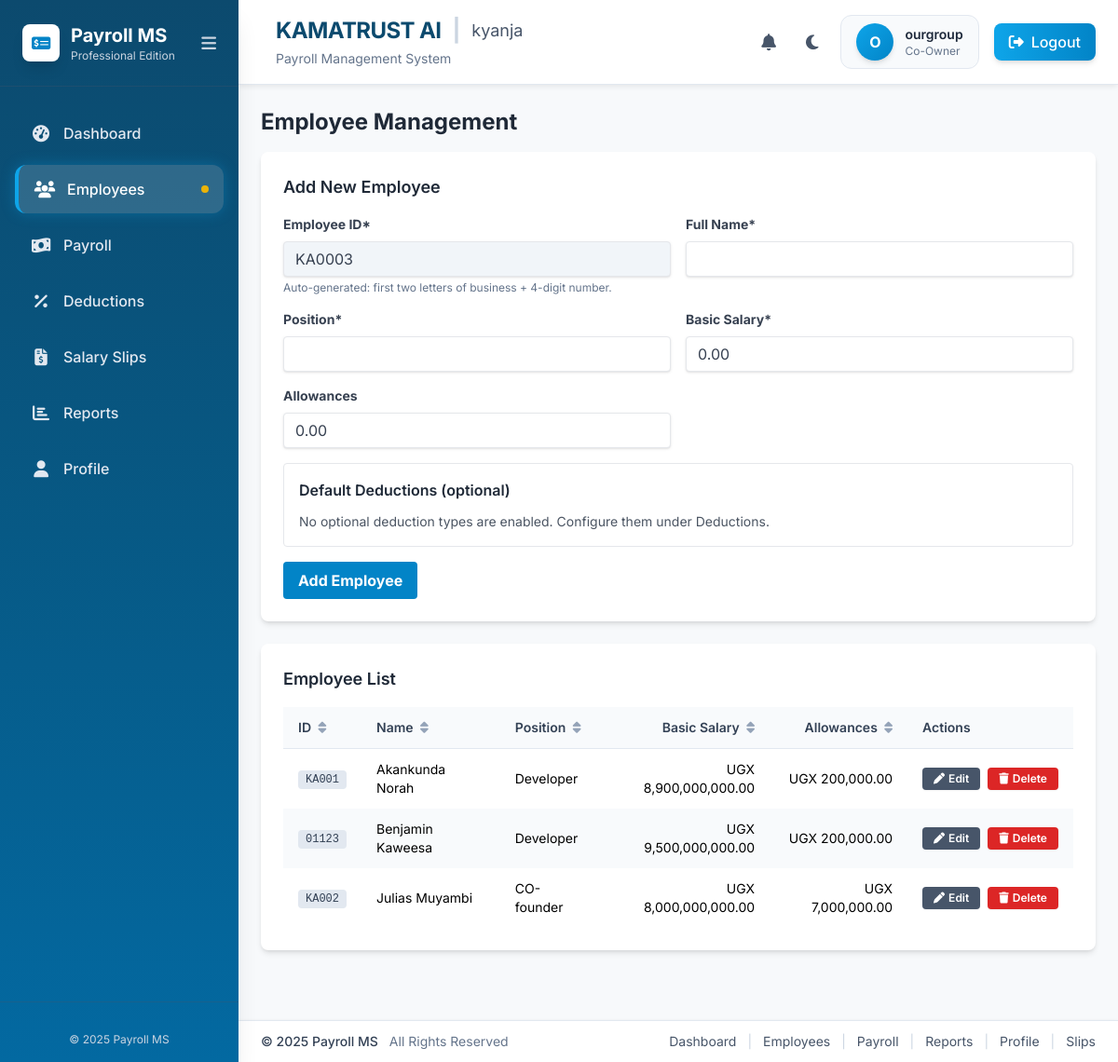
The app's page /pyroll_ms_user/employees.php (signed in) with its own data.
### tables this page shows
CREATE TABLE `employees` (
  `id` int NOT NULL,
  `employee_id` varchar(20) NOT NULL,
  `business_id` int NOT NULL,
  `name` varchar(100) NOT NULL,
  `position` varchar(100) NOT NULL,
  `basic_salary` decimal(15,2) NOT NULL,
  `allowances` decimal(15,2) NOT NULL,
  `created_at` timestamp NULL DEFAULT CURRENT_TIMESTAMP,
  `updated_at` timestamp NULL DEFAULT CURRENT_TIMESTAMP ON UPDATE CURRENT_TIMESTAMP
);

### pyroll_ms_user/employees.php (the view, shortened to what this page needs)
<?php
$business_id = $_SESSION['business_id'];
$business_name = isset($_SESSION['business_name']) ? $_SESSION['business_name'] : 'Business';
$name = $position = $employee_id = "";
$basic_salary = $allowances = 0;
$edit_id = null;
function generateNextEmployeeId($conn, $business_id, $business_name) {
    $prefix = strtoupper(substr(preg_replace('/[^A-Za-z]/', '', $business_name), 0, 2));
    $sql = "SELECT MAX(CAST(SUBSTRING(employee_id, 3) AS UNSIGNED)) AS max_num FROM employees WHERE business_id = ? AND employee_id LIKE CONCAT(?, '%')";
    $stmt = $conn->prepare($sql);
    $stmt->bind_param("is", $business_id, $prefix);
    $stmt->execute();
    $res = $stmt->get_result();
    $row = $res->fetch_assoc();
    $maxNum = isset($row['max_num']) ? (int)$row['max_num'] : 0;
    $nextNum = $maxNum + 1;
    $formatted = sprintf('%04d', $nextNum);
    return $prefix . $formatted;
}
if ($edit_id === null && empty($employee_id)) {
    $conn = getConnection();
    $employee_id = generateNextEmployeeId($conn, $business_id, $business_name);
}
?>
<div class="mb-6">
    <h2 class="text-2xl font-bold text-gray-800 mb-4">Employee Management</h2>
    <div class="bg-white rounded-lg shadow-md p-6 mb-6">
        <h3 class="text-lg font-semibold text-gray-800 mb-4">
            <?php echo $edit_id ? 'Edit Employee' : 'Add New Employee'; ?>
        </h3>
        <form action="<?php echo htmlspecialchars($_SERVER["PHP_SELF"]); ?>" method="post">
            <div class="grid grid-cols-1 md:grid-cols-2 gap-4 mb-4">
                <div>
                    <label for="employee_id" class="block text-gray-700 text-sm font-bold mb-2">Employee ID*</label>
                    <input type="text" id="employee_id" name="employee_id" value="<?php echo htmlspecialchars($employee_id); ?>" class="shadow appearance-none border rounded w-full py-2 px-3 text-gray-700 leading-tight focus:outline-none focus:shadow-outline bg-slate-100 cursor-not-allowed" readonly>
                    <p class="text-xs text-slate-500 mt-1">Auto-generated: first two letters of business + 4-digit number.</p>
                </div>
                <div>
                    <label for="name" class="block text-gray-700 text-sm font-bold mb-2">Full Name*</label>
                    <input type="text" id="name" name="name" value="<?php echo htmlspecialchars($name); ?>" class="shadow appearance-none border rounded w-full py-2 px-3 text-gray-700 leading-tight focus:outline-none focus:shadow-outline" required>
                </div>
                <div>
                    <label for="position" class="block text-gray-700 text-sm font-bold mb-2">Position*</label>
                    <input type="text" id="position" name="position" value="<?php echo htmlspecialchars($position); ?>" class="shadow appearance-none border rounded w-full py-2 px-3 text-gray-700 leading-tight focus:outline-none focus:shadow-outline" required>
                </div>
                <div>
                    <label for="basic_salary" class="block text-gray-700 text-sm font-bold mb-2">Basic Salary*</label>
                    <input type="text" id="basic_salary" name="basic_salary" value="<?php echo htmlspecialchars(number_format((float)$basic_salary, 2)); ?>" inputmode="decimal" pattern="[0-9,\.]*" class="shadow appearance-none border rounded w-full py-2 px-3 text-gray-700 leading-tight focus:outline-none focus:shadow-outline" placeholder="8,900,000,000.00" required autocomplete="off">
                </div>
                <div>
                    <label for="allowances" class="block text-gray-700 text-sm font-bold mb-2">Allowances</label>
                    <input type="text" id="allowances" name="allowances" placeholder="50,000.00" value="<?php echo htmlspecialchars(number_format((float)$allowances, 2)); ?>" inputmode="decimal" pattern="[0-9,\.]*" class="shadow appearance-none border rounded w-full py-2 px-3 text-gray-700 leading-tight focus:outline-none focus:shadow-outline" autocomplete="off">
                </div>
            </div>
            <?php if (!$edit_id): ?>
            <div class="border rounded p-4 mb-4">
                <h4 class="text-md font-semibold text-gray-800 mb-3">Default Deductions (optional)</h4>
                <?php
                    $connTypes = getConnection();
                    $typesStmt = $connTypes->prepare("SELECT id, name, code FROM deduction_types WHERE business_id = ? AND enabled = 1 AND statutory = 0 ORDER BY name");
                    $typesStmt->bind_param("i", $business_id);
                    $typesStmt->execute();
                    $typesRes = $typesStmt->get_result();
                ?>
                <?php if ($typesRes->num_rows > 0): ?>
                    <div class="grid grid-cols-1 md:grid-cols-3 gap-2">
                        <?php while ($t = $typesRes->fetch_assoc()): ?>
                            <label class="inline-flex items-center space-x-2 py-1">
                                <input type="checkbox" name="default_deductions[]" value="<?php echo (int)$t['id']; ?>" class="form-checkbox">
                                <span><?php echo htmlspecialchars($t['name']); ?> <span class="text-xs text-gray-500">(<?php echo htmlspecialchars($t['code']); ?>)</span></span>
                            </label>
                        <?php endwhile; ?>
                    </div>
                <?php else: ?>
                    <p class="text-sm text-gray-600">No optional deduction types are enabled. Configure them under Deductions.</p>
                <?php endif; ?>
            </div>
            <?php endif; ?>
            <div class="flex items-center justify-between">
                <button type="submit" name="save_employee" class="bg-primary-600 hover:bg-primary-700 text-white font-bold py-2 px-4 rounded focus:outline-none focus:shadow-outline">
                    <?php echo $edit_id ? 'Update Employee' : 'Add Employee'; ?>
                </button>
            </div>
        </form>
    </div>
    <div class="bg-white rounded-lg shadow-md p-6">
        <h3 class="text-lg font-semibold text-gray-800 mb-4">Employee List</h3>
        <?php
        $conn = getConnection();
        $sql = "SELECT * FROM employees WHERE business_id = ? ORDER BY name";
        $stmt = $conn->prepare($sql);
        $stmt->bind_param("i", $business_id);
        $stmt->execute();
        $result = $stmt->get_result();
        if ($result->num_rows > 0) {
            echo '<div class="overflow-x-auto">';
            echo '<table id="employeeListTable" class="min-w-full divide-y divide-slate-200 text-sm sortable-table">';
            echo '<thead class="bg-slate-50">';
            echo '<tr>';
            echo '<th class="py-3 px-4 text-left text-slate-700 font-semibold cursor-pointer sortable-th" data-type="string">ID <i class="fas fa-sort ml-1 text-slate-400"></i></th>';
            echo '<th class="py-3 px-4 text-left text-slate-700 font-semibold cursor-pointer sortable-th" data-type="string">Name <i class="fas fa-sort ml-1 text-slate-400"></i></th>';
            echo '<th class="py-3 px-4 text-left text-slate-700 font-semibold cursor-pointer sortable-th" data-type="string">Position <i class="fas fa-sort ml-1 text-slate-400"></i></th>';
            echo '<th class="py-3 px-4 text-right text-slate-700 font-semibold cursor-pointer sortable-th" data-type="number">Basic Salary <i class="fas fa-sort ml-1 text-slate-400"></i></th>';
            echo '<th class="py-3 px-4 text-right text-slate-700 font-semibold cursor-pointer sortable-th" data-type="number">Allowances <i class="fas fa-sort ml-1 text-slate-400"></i></th>';
            echo '<th class="py-3 px-4 text-left text-slate-700 font-semibold">Actions</th>';
            echo '</tr>';
            echo '</thead>';
            echo '<tbody>';
            while ($row = $result->fetch_assoc()) {
                echo '<tr class="odd:bg-white even:bg-slate-50 hover:bg-slate-100 transition-colors">';
                echo '<td class="py-3 px-4" data-sort-value="' . htmlspecialchars($row['employee_id']) . '"><span class="inline-flex items-center px-2 py-0.5 rounded bg-slate-200 text-slate-700 font-mono text-xs">' . htmlspecialchars($row['employee_id']) . '</span></td>';
                echo '<td class="py-3 px-4" data-sort-value="' . htmlspecialchars($row['name']) . '">' . htmlspecialchars($row['name']) . '</td>';
                echo '<td class="py-3 px-4" data-sort-value="' . htmlspecialchars($row['position']) . '">' . htmlspecialchars($row['position']) . '</td>';
                echo '<td class="py-3 px-4 text-right" data-sort-value="' . (float)$row['basic_salary'] . '">UGX ' . number_format($row['basic_salary'], 2) . '</td>';
                echo '<td class="py-3 px-4 text-right" data-sort-value="' . (float)$row['allowances'] . '">UGX ' . number_format($row['allowances'], 2) . '</td>';
                echo '<td class="py-3 px-4 whitespace-nowrap" style="white-space: nowrap;">';
echo '<div class="flex items-center space-x-2">';
echo '<form method="post" class="inline-block">';
echo '<button type="submit" name="edit_employee" class="inline-flex items-center bg-slate-600 hover:bg-slate-700 text-white text-xs font-semibold px-3 py-1 rounded shadow-sm" title="Edit">';
echo '<i class="fas fa-pen mr-1"></i> Edit';
echo '</button>';
echo '</form>';
echo '<form method="post" class="inline-block">';
echo '<button type="button" data-action="delete-employee" class="inline-flex items-center bg-red-600 hover:bg-red-700 text-white text-xs font-semibold px-3 py-1 rounded shadow-sm" title="Delete">';
echo '<i class="fas fa-trash mr-1"></i> Delete';
echo '</button>';
echo '</form>';
echo '</div>';
                echo '</td>';
                echo '</tr>';
            }
            echo '</tbody>';
            echo '</table>';
            echo '</div>';
        } else {
            echo '<div class="text-center py-4 text-gray-500">';
            echo '<p>No employees found.</p>';
            echo '<p class="mt-2">Add your first employee using the form above.</p>';
            echo '</div>';
        }
        ?>
    </div>
</div>
<?php
include 'includes/layout.php';
?>

### records on screen
employees: employee "KA001", name "Akankunda Norah", position "Developer", basic_salary "8,900,000,000.00", allowances "200,000.00"
employees: employee "01123", name "Benjamin Kaweesa", position "Developer", basic_salary "9,500,000,000.00", allowances "200,000.00"
employees: employee "KA002", name "Julias Muyambi", position "CO-founder", basic_salary "8,000,000,000.00", allowances "7,000,000.00"

### other values on screen
$_SESSION['business_name'] "KAMATRUST AI"
$_SESSION['business_address'] "kyanja"
substr($_SESSION['username'], 0, 1) "O"
$_SESSION['username'] "ourgroup"
$_SESSION['business_role'] "Co-Owner"
